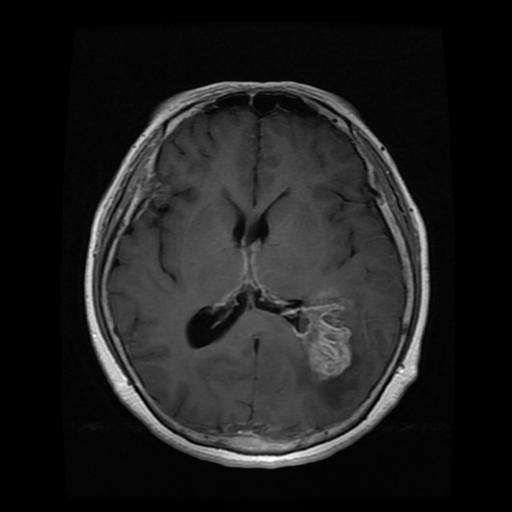
#> input picture Brain Tumor Classification Dataset/Training/glioma_tumor/gg (10).jpg, 512 x 512 px, found by its file name; its folder holds only this picture in this run
$ jupyter execute --allow-errors Med_Imaging_CNN.ipynb
#> lines starting #> are read from the running program, lines starting #| are printed output that depends on the picture; after the words box and inside, x2 and y2 are one past the last pixel; in counts of white or black regions, pixels touching at a corner belong together
## Import Libs

[cell 1]
import os
import cv2
import glob
import random
import numpy as np

from PIL import Image
import skimage.measure
from skimage import data
import matplotlib.pyplot as plt
import matplotlib.image as mpimg
from skimage.morphology import disk
from skimage.util import img_as_ubyte

[cell 2]
import torch
import torch.nn as nn
import torch.nn.functional as F
import torch.optim as optim
from torch.utils.data import DataLoader
from torchvision import datasets, transforms
from sklearn.metrics import accuracy_score

## DATASET

[cell 3]
from google.colab import drive
drive.mount('/content/drive')

[cell 4]
main_dir = "/content/drive/MyDrive/TCC - Parte II/"
dataset_path = main_dir + "Brain Tumor Classification Dataset"

###Getting Info from dataset

[cell 5]
train_glioma = glob.glob(dataset_path + "/Training/glioma_tumor/*.jpg")
train_menignioma = glob.glob(dataset_path + '/Training/meningioma_tumor/*.jpg')
train_pituitary = glob.glob( dataset_path + '/Training/pituitary_tumor/*.jpg')
train_no = glob.glob(dataset_path + '/Training/no_tumor/*.jpg')

#Test
test_glioma = glob.glob( dataset_path + '/Testing/glioma_tumor/*.jpg')
test_menignioma = glob.glob(dataset_path +  '/Testing/meningioma_tumor/*.jpg')
test_pituitary = glob.glob(dataset_path + '/Testing/pituitary_tumor/*.jpg')
test_no = glob.glob(dataset_path + '/Testing/no_tumor/*.jpg')

[cell 6]
train_glioma_number = len(train_glioma)
train_menignioma_number = len(train_menignioma)
train_pituitary_number = len(train_pituitary)
train_no_number = len(train_no)

test_glioma_number = len(test_glioma)
test_menignioma_number = len(test_menignioma)
test_pituitary_number = len(test_pituitary)
test_no_number = len(test_no)

print("Number of train_glioma: ",train_glioma_number)
print("Number of train_menignioma: ",train_menignioma_number)
print("Number of train_pituitary: ",train_pituitary_number)
print("Number of train_no: ",train_no_number)
print("Number of test_glioma: ",test_glioma_number)
print("Number of test_menignioma: ",train_menignioma_number)
print("Number of test_pituitary: ",train_pituitary_number)
print("Number of test_no: ",train_no_number)

[cell 7]
full_glioma = train_glioma_number + test_glioma_number
full_no_tumor = train_no_number + test_no_number
full_menignioma = train_menignioma_number + test_menignioma_number
full_pituitary = train_pituitary_number + test_pituitary_number

plt.figure(figsize=(5,5))
colors = ['#8CAF99','#E198AB',"#89BEDB","#C6A7D2"]
labels = ['Glioma', 'Meningioma', 'Glândula Pituitária', 'Sem tumor']

plt.rcParams.update({'font.size': 8})
plt.pie([full_glioma,
         full_menignioma,full_pituitary,full_no_tumor],
        labels=labels,
        colors=colors, autopct='%.1f%%', explode=(0.025,0.025,0.025,0.025),
        startangle=30);
# plt.savefig("Distribuição do dataset.png", dpi=300)
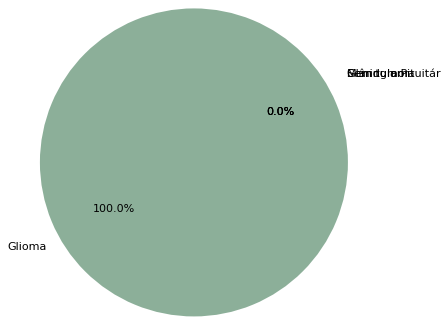
#> figure drawn by matplotlib, 1 panel

##Pre Processing

[cell 8]
import cv2
import os

def resize_images(dataset_path, output_path, target_size=(256, 256)):
    """
    Redimensiona todas as imagens em um dataset para o mesmo tamanho.

    Parâmetros:
    - dataset_path: Caminho para o diretório que contém as imagens do dataset.
    - output_path: Caminho para o diretório de saída onde as imagens redimensionadas serão salvas.
    - target_size: Tupla representando o tamanho desejado das imagens (largura, altura).

    Retorna:
    - None
    """
#> called with target_size = (256, 256)

    # Certifique-se de que o diretório de saída existe
    os.makedirs(output_path, exist_ok=True)

    # Lista todos os arquivos no diretório do dataset
    image_files = [f for f in os.listdir(dataset_path) if os.path.isfile(os.path.join(dataset_path, f))]

    for image_file in image_files:
      add_pixels = 0
      # Caminho completo da imagem original
      input_image_path = os.path.join(dataset_path, image_file)
      # Carregue a imagem
      img = cv2.imread(input_image_path)
#> img is the input picture: shape (512, 512, 3); min 0, max 255, mean 30.7
      img_gray = cv2.cvtColor(img, cv2.COLOR_BGR2GRAY)


      thresh = cv2.threshold(img_gray, 45, 255, cv2.THRESH_BINARY)[1]
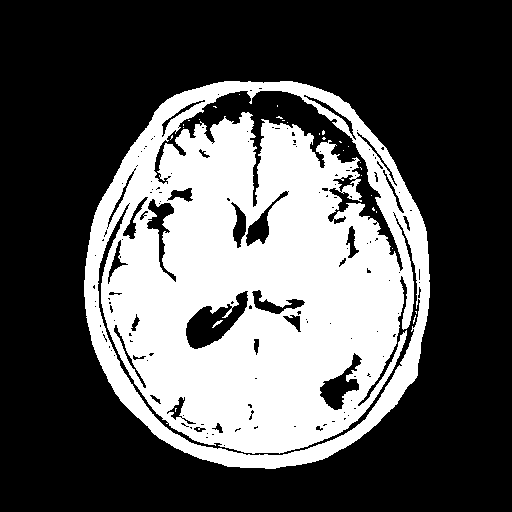
#> thresh: shape (512, 512); 34.2% white; 29 white regions (27 under 20 px)
      # find contours in thresholded image, then grab the largest one
      cnts, _ = cv2.findContours(thresh.copy(), cv2.RETR_EXTERNAL, cv2.CHAIN_APPROX_SIMPLE)
#> cnts = 1 contour; box (x1, y1, x2, y2) and area: (84, 81, 430, 469) 106588
      c = max(cnts, key=cv2.contourArea)
#> c = contour of 502 points, box (x1, y1, x2, y2) (84, 81, 430, 469), area 106588
      # find the extreme points
      extLeft = tuple(c[c[:, :, 0].argmin()][0])
#> extLeft = (84, 280)
      extRight = tuple(c[c[:, :, 0].argmax()][0])
#> extRight = (429, 297)
      extTop = tuple(c[c[:, :, 1].argmin()][0])
#> extTop = (224, 81)
      extBot = tuple(c[c[:, :, 1].argmax()][0])
#> extBot = (265, 468)

      # create a new image by cropping the region defined by extreme points
      new_img = img[extTop[1] - add_pixels:extBot[1] + add_pixels, extLeft[0] - add_pixels:extRight[0] + add_pixels].copy()
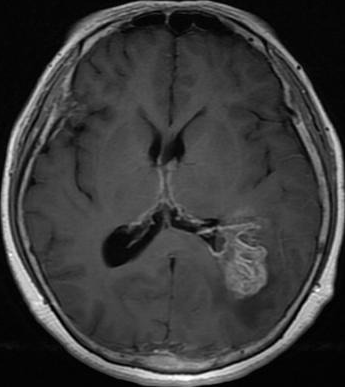
#> new_img: shape (387, 345, 3); min 0, max 255, mean 58.3


      #Carrega a imagem
      resized_img = cv2.resize(new_img, target_size)
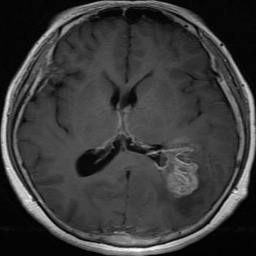
#> resized_img: shape (256, 256, 3); min 0, max 251, mean 58.2


      # Redimensione a imagem


      # Crie o caminho de saída e salve a imagem redimensionada
      output_image_path = os.path.join(output_path, image_file)
      cv2.imwrite(output_image_path, resized_img)


# Exemplo de uso
main_dir = "/content/drive/MyDrive/TCC - Parte II/"
dataset_path = main_dir + "Brain Tumor Classification Dataset"

[cell 9]
##Testing

glioma_dataset = dataset_path + "/Testing/glioma_tumor"
glioma_output = dataset_path + "/preprocessing" + "/Testing/glioma_tumor"

resize_images(glioma_dataset, glioma_output, target_size=(256, 256))

meningioma_dataset = dataset_path + "/Testing/meningioma_tumor"
meningioma_output = dataset_path + "/preprocessing" + "/Testing/meningioma_tumor"

#> (the rest of this cell did not finish here and is left out)

$ run again, on Brain Tumor Classification Dataset/Training/glioma_tumor/gg (275).jpg
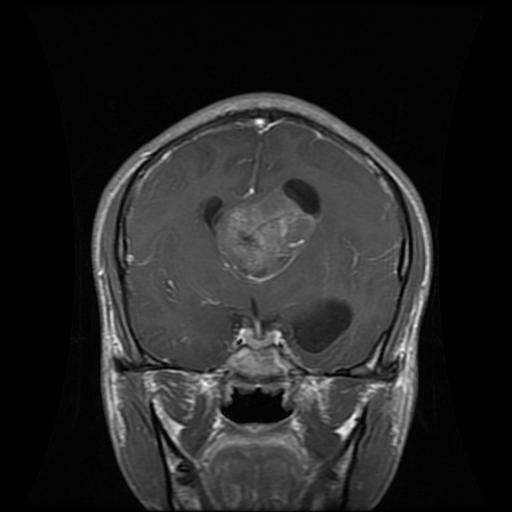
#> input picture Brain Tumor Classification Dataset/Training/glioma_tumor/gg (275).jpg, 512 x 512 px, found by its file name
#> in resize_images, img is the input picture: shape (512, 512, 3); min 0, max 255, mean 36.7
#> in resize_images, `thresh = cv2.threshold(img_gray, 45, 255, cv2.THRESH_BINARY)[1]`:
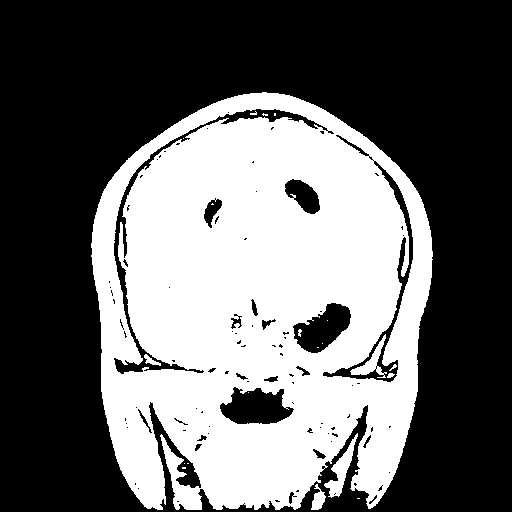
#> thresh: shape (512, 512); 40.4% white; 21 white regions (13 under 20 px)
#> cnts = 7 contours, 4 with area under 20; largest, box (x1, y1, x2, y2) and area: (91, 92, 433, 510) 114066, (324, 433, 358, 498) 585, (311, 484, 326, 510) 176
#> c = contour of 932 points, box (x1, y1, x2, y2) (91, 92, 433, 510), area 114066
#> extLeft = (91, 243)
#> extRight = (432, 259)
#> extTop = (262, 92)
#> extBot = (157, 509)
#> in resize_images, `resized_img = cv2.resize(new_img, target_size)`:
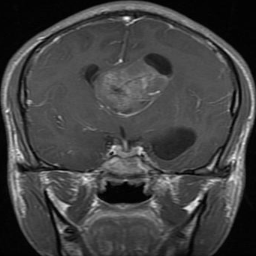
#> resized_img: shape (256, 256, 3); min 0, max 254, mean 66.1

$ run again, on Brain Tumor Classification Dataset/Training/glioma_tumor/gg (314).jpg
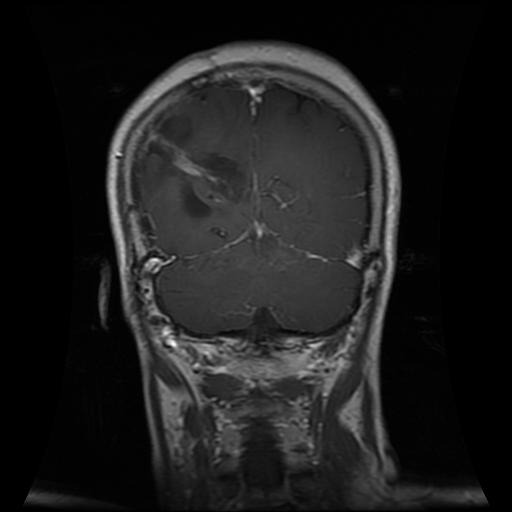
#> input picture Brain Tumor Classification Dataset/Training/glioma_tumor/gg (314).jpg, 512 x 512 px, found by its file name
#> in resize_images, img is the input picture: shape (512, 512, 3); min 0, max 253, mean 29
#> in resize_images, `thresh = cv2.threshold(img_gray, 45, 255, cv2.THRESH_BINARY)[1]`:
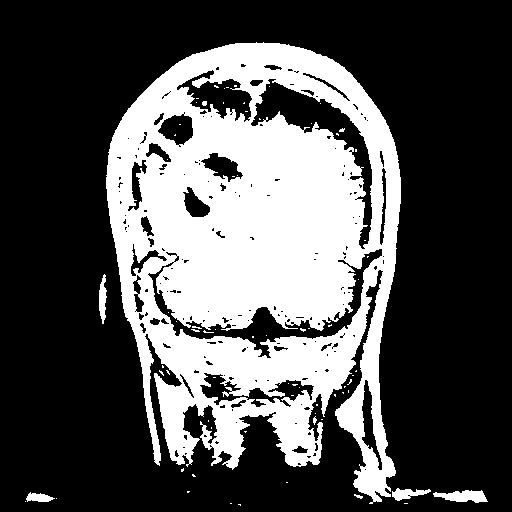
#> thresh: shape (512, 512); 32.1% white; 73 white regions (65 under 20 px)
#> cnts = 32 contours, 27 with area under 20; largest, box (x1, y1, x2, y2) and area: (106, 42, 401, 504) 97862, (433, 490, 488, 503) 392, (392, 488, 431, 501) 224, (99, 274, 107, 324) 208, (26, 492, 55, 502) 154
#> c = contour of 1314 points, box (x1, y1, x2, y2) (106, 42, 401, 504), area 97862
#> extLeft = (106, 175)
#> extRight = (400, 203)
#> extTop = (256, 42)
#> extBot = (369, 503)
#> in resize_images, `resized_img = cv2.resize(new_img, target_size)`:
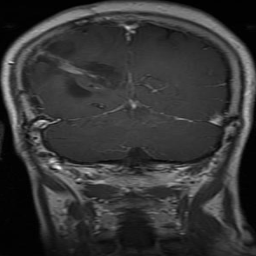
#> resized_img: shape (256, 256, 3); min 0, max 251, mean 53.6

$ run again, on Brain Tumor Classification Dataset/Training/glioma_tumor/gg (319).jpg
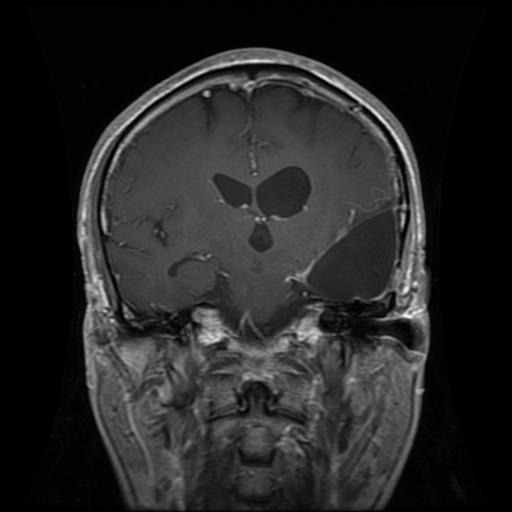
#> input picture Brain Tumor Classification Dataset/Training/glioma_tumor/gg (319).jpg, 512 x 512 px, found by its file name
#> in resize_images, img is the input picture: shape (512, 512, 3); min 0, max 255, mean 37.7
#> in resize_images, `thresh = cv2.threshold(img_gray, 45, 255, cv2.THRESH_BINARY)[1]`:
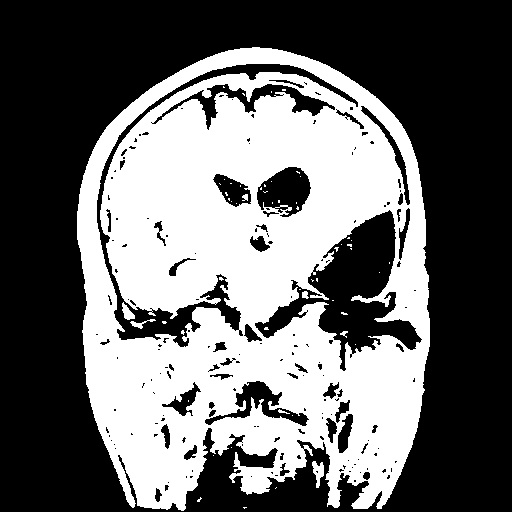
#> thresh: shape (512, 512); 41.6% white; 55 white regions (47 under 20 px)
#> cnts = 7 contours, 5 with area under 20; largest, box (x1, y1, x2, y2) and area: (77, 47, 430, 511) 132517, (312, 461, 324, 488) 150
#> c = contour of 1088 points, box (x1, y1, x2, y2) (77, 47, 430, 511), area 132517
#> extLeft = (77, 211)
#> extRight = (429, 346)
#> extTop = (252, 47)
#> extBot = (181, 510)
#> in resize_images, `resized_img = cv2.resize(new_img, target_size)`:
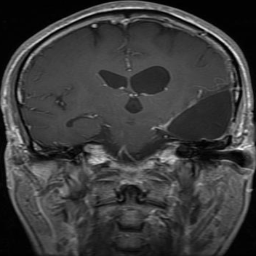
#> resized_img: shape (256, 256, 3); min 0, max 245, mean 59.8

$ run again, on Brain Tumor Classification Dataset/Training/glioma_tumor/gg (100).jpg
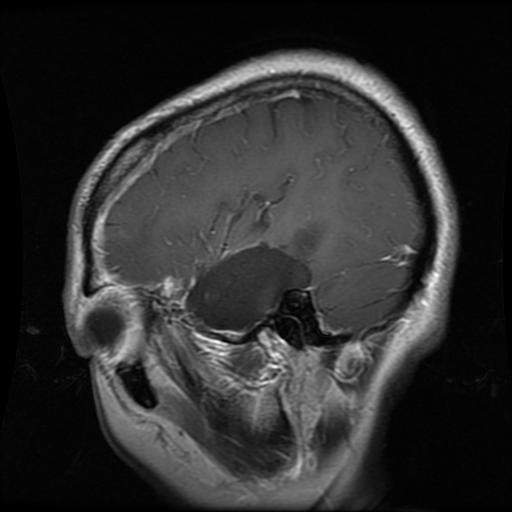
#> input picture Brain Tumor Classification Dataset/Training/glioma_tumor/gg (100).jpg, 512 x 512 px, found by its file name
#> in resize_images, img is the input picture: shape (512, 512, 3); min 0, max 255, mean 46.1
#> thresh: shape (512, 512); 45.8% white; 34 white regions (29 under 20 px)
#> cnts = 3 contours, 2 with area under 20; largest, box (x1, y1, x2, y2) and area: (63, 50, 459, 510) 137672
#> c = contour of 681 points, box (x1, y1, x2, y2) (63, 50, 459, 510), area 137672
#> extLeft = (63, 292)
#> extRight = (458, 244)
#> extTop = (289, 50)
#> extBot = (288, 509)
#> in resize_images, `resized_img = cv2.resize(new_img, target_size)`:
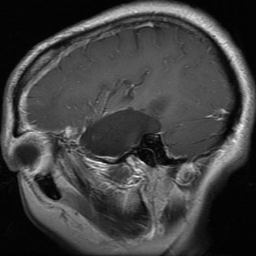
#> resized_img: shape (256, 256, 3); min 0, max 248, mean 64.8
